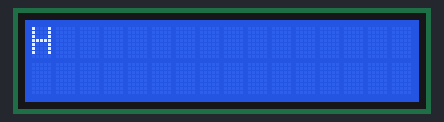
Recording of a sketch running on a simulated Arduino Uno, built with avr-gcc and run on an emulated ATmega328P. Parts: 16×2 character LCD.

Above: at 0.6 s.
At 2.1 s:
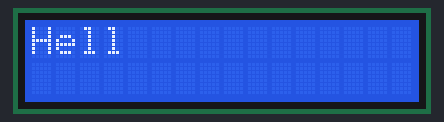
At 4.1 s:
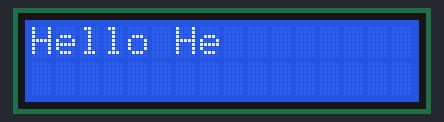
At 8.1 s:
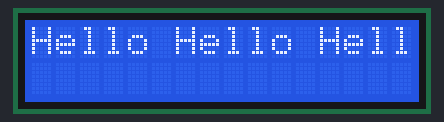
At 20.6 s:
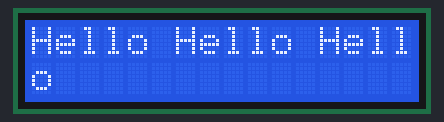
At 28.1 s:
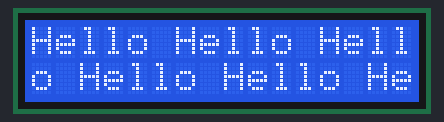

The sketch:

Scrolling_Text.ino
```cpp
#include <LiquidCrystal.h>
LiquidCrystal lcd(7, 8, 9, 10, 11, 12);
void setup() {
  // put your setup code here, to run once:
  lcd.begin(16, 2);

}

void loop() {
  // put your main code here, to run repeatedly:
  char array[] = {"Hello"};
  int size = sizeof array / sizeof array[0];
  int speed = 500;
  for (int i = 0; i < size; i++) {
    delay(speed);
    lcd.print( array[i]);
  }
}
```

Measured:
- what the display in image 0 shows lasts 0.5 s, from 0.6 s to 1.1 s
- what the display in image 3 shows lasts 12.5 s, from 8.1 s to 20.6 s
